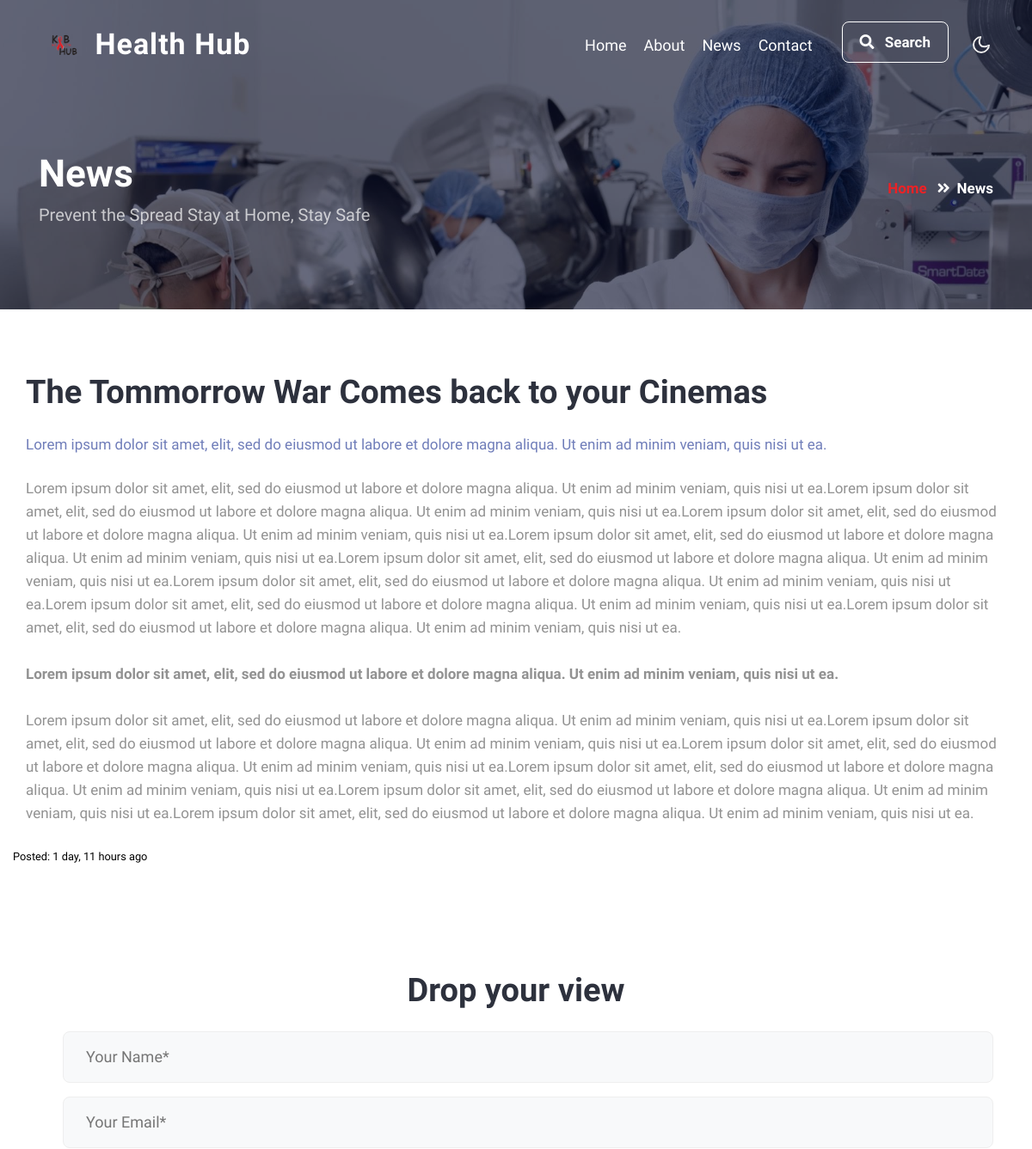
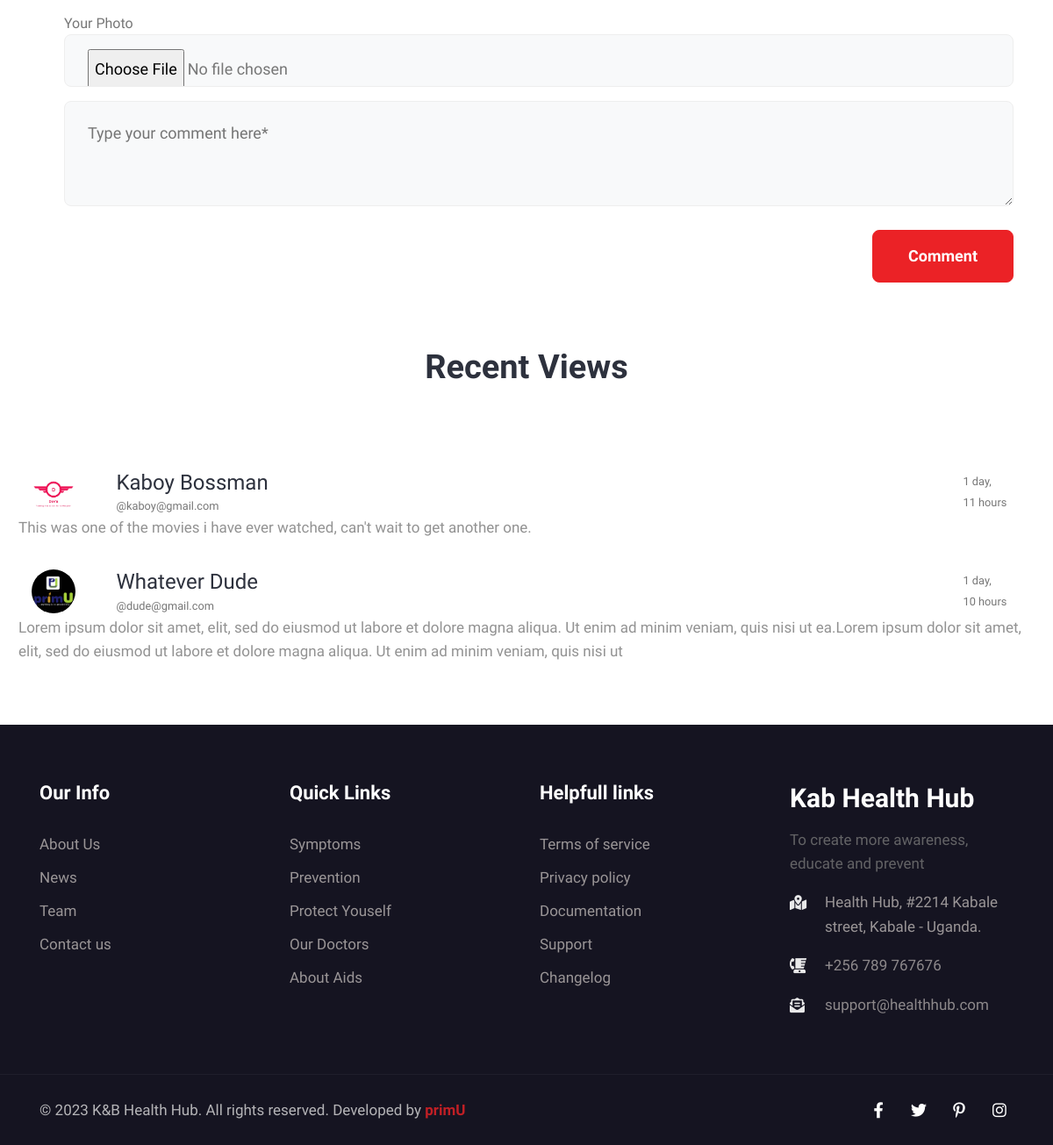
The page /read-news?/The Tommorrow War Comes back to your Cinemas/1 on the database its author committed (2 pictures, top to bottom).
### hub/models.py (models this page shows, shortened)
class New(models.Model):
    image = models.ImageField(upload_to='news', default='default.jpg')
    title = models.CharField(max_length=200)
    headline = models.TextField()
    detail = HTMLField()
    date_posted = models.DateTimeField(auto_now=True)

class News_Comment(models.Model):
    news = models.ForeignKey(New, on_delete=models.CASCADE, related_name="comments")
    user_email = models.EmailField()
    user_name = models.CharField(max_length=200)
    user_photo = models.ImageField(upload_to='users', default='default.jpg')
    comment = models.TextField()
    date_commented = models.DateTimeField(auto_now=True)

class Contact_Us_Page_Info(models.Model):
    contact_us_title_sub_text = models.TextField()
    background_image = models.ImageField(upload_to='settings', default='default.jpg')
    map_link = models.URLField(null=True, blank=True)
    contact_mail = models.EmailField(null=True)
    contact_phone = models.CharField(max_length=100, null=True)
    contact_fax = models.CharField(max_length=100, null=True)
    address = models.TextField(null=True)

### hub/views.py (the view)
# urls.py: path('read-news?/<str:news_title>/<int:news_id>', views.news_detail, name='news_detail'),
def news_detail(request, news_title, news_id):
    cur_news = New.objects.get(id=news_id)
    address = Contact_Us_Page_Info.objects.all().last()
    context = {
        'title' : news_title,
        'news' : cur_news,
        'address' : address
    }
    if request.POST:
        new_comment = News_Comment()
        new_comment.news = cur_news
        new_comment.user_email = request.POST.get('email')
        new_comment.user_name = request.POST.get('name')
        new_comment.user_photo = request.FILES.get('photo')
        new_comment.comment = request.POST.get('comment')
        try:
            new_comment.save()
            message = 'View Successfully added'
            context['message'] = message
        except:
            message = 'Could not add your View, please try again'
            context['error'] = message
    else:
        pass
    return render(request, 'hub/news_detail.html', context)

### hub/templates/hub/news_detail.html (shortened to what this page needs)
{% extends "hub/base.html" %}
{% block content %}
<section class="about-breadcrumb text-center">
  <div class="breadcrumb-bg breadcrumb-bg-about py-5">
      <div class="container py-lg-5 py-md-4">
        <div class="w3breadcrumb-gids">
          <div class="w3breadcrumb-left text-left">
                    <h2 class="title AboutPageBanner">
                  News   </h2>
                              <p class="inner-page-para mt-2">
                                Prevent the Spread
                                Stay at Home, Stay Safe             </p>
          </div>
          <div class="w3breadcrumb-right">
                <ul class="breadcrumbs-custom-path">
                  <li><a href="index.html">Home</a></li>
                  <li class="active"><span class="fas fa-angle-double-right mx-2"></span>News</li>
                </ul>
          </div>
    </div>
      </div>
      <div class="hero-overlay"></div>
  </div>
</section>
  <section class="aboutblock1" id="about">
    <div class="midd-w3 py-12">
      <div class="container-fluid py-lg-5 py-md-12 py-2">
        <div class="col-lg-12 left-wthree-img pr-lg-5">
        <div class="position-relative">
            </div>
        </div>
        <div class="col-lg-12 mt-lg-0 mt-5 about-right-faq align-self">
            <h3 class="title-w3l">{{news.title}}</h3>
            <p style="color: #4C5DA8;" class="mt-4">{{news.headline}}</p>
            <p class="mt-4">{{news.detail | safe}}</p>
        </div>
        <BR>
        <small style="color: #000000;"> Posted: {{news.date_posted | timesince}} ago</small>
    </div>
  </section>
  <section class="contact-2 py-5" id="contact">
    <div class="container py-lg-4 py-md-3 py-2">
      <div class="title-content text-center">
        <h3 class="title-w3l mb-lg-4">Drop your view</h3>
      </div>
      <div class="contact-grids">
        <div class="contact-right" style="width: 100%;">
          <form action="#" method="POST" class="signin-form" enctype="multipart/form-data">
            <div class="input-grids">
              <input type="text" name="name" placeholder="Your Name*" class="contact-input" style="width: 100%;"
                required="" />
              <input type="email" name="email" placeholder="Your Email*" class="contact-input" style="width: 100%;"
                required="" />
                Your Photo
                <input type="file" name="photo" placeholder="Your Photo" class="contact-input" style="width: 100%;"
               />
            </div>
            <div class="form-input">
              <textarea name="comment" placeholder="Type your comment here*" required=""></textarea>
            </div>
            <div class="submit-button text-lg-right">
                <button type="submit" class="btn btn-style btn-primary">Comment</button>
            </div>
          </form>
        </div>
      </div>
  </section>
  <section class="aboutblock1" id="about">
    <h3 class="title-w3l mb-lg-4" style="text-align: center;">Recent Views</h3>
    <div class="container-fluid" style="padding: 3%;">
        {% for comment in news.comments.all %}
          <div class="comment" style="margin: 3% 0;">
            <div class="row">
                <div class="col-sm-1">
                    <img src="{{comment.user_photo.url}}" class="img-fluid" style="width: 50px; height: 50px; object-fit: cover; border-radius: 50%;" alt="client-img">
                </div>
                <div class="col-lg-10">
                    <h4>{{comment.user_name}}</h4>
                    <small>@{{comment.user_email}}</small>
                </div>
                <div class="col-sm-1">
                  <small>{{comment.date_commented | timesince}}</small>
                </div>
            </div>
            <div class="row">
                <p>{{comment.comment}}</p>
            </div>
        </div>
        {% endfor %}
    </div>
  </section>
{% endblock content %}

### hub/templates/hub/base.html (shortened to what this page needs)
{% load static %}
<!doctype html>
<html lang="en">
<head>
    <link rel="stylesheet" href="{% static "hub/css/style-starter.css" %}">
</head>
<body>
    <header id="site-header" class="fixed-top">
        <div class="container">
            <nav class="navbar navbar-expand-lg navbar-dark stroke">
                <h1>
                    <a class="navbar-brand" href="index.html">
                        <img src="{% static 'hub/images/logo.png' %}" alt="" style="width: 56px; margin: 0;">
                      Health Hub</a>
                </h1>
                <div class="collapse navbar-collapse" id="navbarTogglerDemo02">
                    <ul class="navbar-nav ml-lg-auto">
                        <li class="nav-item">
                            <a id="homeLink" class="nav-link" href="{% url "home" %}">Home</a>
                        </li>
                        <li class="nav-item">
                            <a class="nav-link" href="{% url "about" %}">About</a>
                        </li>
                        <li class="nav-item">
                            <a class="nav-link" href="{% url "news" %}">News</a>
                        </li>
                        <li class="nav-item mr-lg-1">
                            <a class="nav-link" href="{% url "contact" %}">Contact</a>
                        </li>
                            <li class="header-search mr-lg-2 mt-lg-0 mt-4 position-relative">
                                <div class="search-right">
                                    <a href="#search" class="btn btn-style search-btn" title="search"><span
                                            class="fas fa-search mr-2" aria-hidden="true"></span> Search</a>
                                </div>
                            </li>
                    </ul>
                </div>
                <div class="mobile-position">
                    <nav class="navigation">
                        <div class="theme-switch-wrapper">
                            <label class="theme-switch" for="checkbox">
                                <div class="mode-container py-1">
                                    <i class="gg-moon"></i>
                                </div>
                            </label>
                        </div>
                    </nav>
                </div>
            </nav>
        </div>
    </header>
    {% block content %}
    {% endblock content %}
    <section class="footer-29-main">
        <div class="footer-29 py-5">
            <div class="container py-lg-3">
                <div class="row footer-top-29">
                    <div class="col-lg-3 col-sm-6 footer-list-29 footer-2 mt-lg-0 mt-md-5 mt-4">
                        <ul>
                            <h6 class="footer-title-29">Our Info</h6>
                            <li><a href="{% url 'about' %}">About Us</a></li>
                            <li><a href="{% url 'news' %}">News</a></li>
                            <li><a href="{% url 'about' %}">Team</a></li>
                            <li><a href="{% url 'contact' %}">Contact us</a></li>
                        </ul>
                    </div>
                    <div class="col-lg-3 col-sm-6 footer-list-29 footer-2 mt-lg-0 mt-md-5 mt-4">
                        <h6 class="footer-title-29">Quick Links</h6>
                        <ul>
                            <li><a href="#syn">Symptoms</a></li>
                            <li><a href="#vention">Prevention</a></li>
                            <li><a href="#protect">Protect Youself</a></li>
                            <li><a href="#our">Our Doctors</a></li>
                            <li><a href="#pack">About Aids</a></li>
                        </ul>
                    </div>
                    <div class="col-lg-3 col-sm-6 footer-list-29 footer-2 mt-lg-0 mt-md-5 mt-4">
                        <h6 class="footer-title-29">Helpfull links</h6>
                        <ul>
                            <li><a href="#terms">Terms of service</a></li>
                            <li><a href="#privacy"> Privacy policy</a></li>
                            <li><a href="#doc"> Documentation</a></li>
                            <li><a href="#support"> Support</a></li>
                            <li><a href="#changelog"> Changelog</a></li>
                        </ul>
                    </div>
                    <div class="col-lg-3 col-sm-6 footer-list-29 footer-2 mt-lg-0 mt-md-5 mt-4">
                        <div class="footer-logo mb-3">
                            <h2>
                                <a class="navbar-brand" href="index.html">
                                    Kab Health Hub</a>
                            </h2>
                        </div>
                        <p>To create more awareness, educate and prevent</p>
                        <div class="cont-details">
                            <div class="cont-top margin-up">
                              <div class="cont-left text-center">
                                <span class="fas fa-map-marked-alt"></span>
                              </div>
                              <div class="cont-right">
                                <p> {{address.address}}</p>
                              </div>
                            </div>
                            <div class="cont-top margin-up">
                              <div class="cont-left text-center">
                                <span class="fas fa-blender-phone"></span>
                              </div>
                              <div class="cont-right">
                                <p><a href="tel:+(21) 255 999 8888"> {{address.contact_phone}}</a></p>
                              </div>
                            </div>
                            <div class="cont-top margin-up">
                              <div class="cont-left text-center">
                                <span class="fas fa-envelope-open-text"></span>
                              </div>
                              <div class="cont-right">
                                <p><a href="mailto:{{address.contact_mail}}" class="mail">
                                    {{address.contact_mail}}</a></p>
                              </div>
                            </div>
                          </div>
                    </div>
                </div>
            </div>
        </div>
    </section>
    <section class="copyright">
        <div class="container">
            <div class="row bottom-copies">
                <p class="col-lg-8 copy-footer-29">© {% now "Y" %} K&B Health Hub. All rights reserved. Developed by<a
                        href="#" target="_blank">
                        primU</a></p>
                  <div class="col-lg-4 main-social-footer-29">
                    <a href="#facebook" class="facebook"><span class="fab fa-facebook-f"></span></a>
                    <a href="#twitter" class="twitter"><span class="fab fa-twitter"></span></a>
                    <a href="#pinterest"><span class="fab fa-pinterest-p"></span></a>
                    <a href="#instagram" class="instagram"><span class="fab fa-instagram"></span></a>
                  </div>
            </div>
        </div>
    </section>
</body>
</html>

### rows shown on the page
New: title "The Tommorrow War Comes back to your Cinemas", headline "Lorem ipsum dolor sit amet, elit, sed do eiusmod ut labore et dolore magna aliqua. Ut enim ad minim veniam, quis nisi ut ea.", detail "Lorem ipsum dolor sit amet, elit, sed do eiusmod ut labore et dolore magna aliqua. Ut enim ad minim veniam, quis nisi ut ea. Lorem ipsum dolor sit amet, elit, sed do eiusmod ut labore et dolore magna aliqua. Ut enim ad minim veniam, quis nisi ut ea. Lorem ipsum dolor sit amet, elit, sed do eiusmod ut labore et dolore magna aliqua. Ut enim ad minim veniam, quis nisi ut ea. Lorem ipsum dolor sit amet, elit, sed do eiusmod ut labore et dolore magna aliqua. Ut enim ad minim veniam, quis nisi ut ea. Lorem ipsum dolor sit amet, elit, sed do eiusmod ut labore et dolore magna aliqua. Ut enim ad minim veniam, quis nisi ut ea. Lorem ipsum dolor sit amet, elit, sed do eiusmod ut labore et dolore magna…", date_posted "1 day, 11 hours"
News_Comment: user_photo (picture), user_name "Kaboy Bossman", user_email "kaboy@gmail.com", date_commented "1 day, 11 hours", comment "This was one of the movies i have ever watched, can't wait to get another one."
News_Comment: user_photo (picture), user_name "Whatever Dude", user_email "dude@gmail.com", date_commented "1 day, 10 hours", comment "Lorem ipsum dolor sit amet, elit, sed do eiusmod ut labore et dolore magna aliqua. Ut enim ad minim veniam, quis nisi ut ea.Lorem ipsum dolor sit amet, elit, sed do eiusmod ut labore et dolore magna aliqua. Ut enim ad minim veniam, quis nisi ut"
Contact_Us_Page_Info: address "Health Hub, #2214 Kabale street, Kabale - Uganda.", contact_phone "+256 789 767676", contact_mail "support@healthhub.com"
